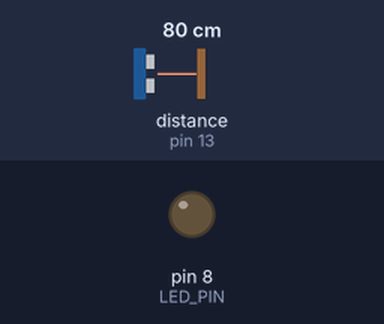
Bench run of a sketch on a simulated Arduino Uno, built with avr-gcc and run on an emulated ATmega328P. Parts: output pins drawn as LEDs (lit = HIGH). Wiring (inferred from the names in the program): ultrasonic range finder: trigger pin 12; echo pin 13. The test bench sets the inputs (shaded band); at power-on: distance to the obstacle (sensor on pin 13) 80 cm. The echo pulse lasts 58.3 µs per cm; pins used as bus, display or sensor lines are not drawn.

Above: at 1.8 s.
1.9 s: distance to the obstacle (sensor on pin 13) set to 2 cm
At 2.3 s:
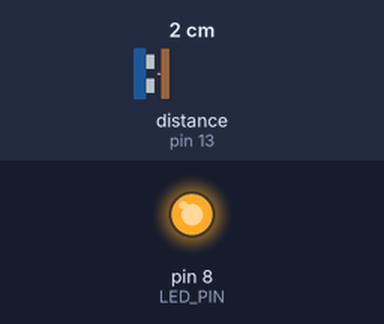
5.5 s: distance to the obstacle (sensor on pin 13) set to 9 cm
7.5 s: distance to the obstacle (sensor on pin 13) set to 12 cm
At 8.5 s:
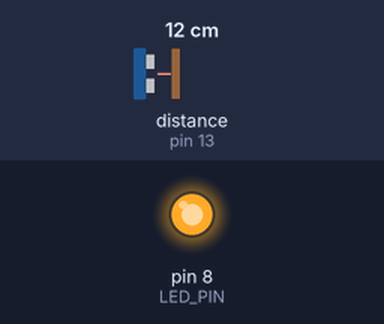
Timing chart, 0 to 10.5 s (numbered marks = the images above; inputs shaded):
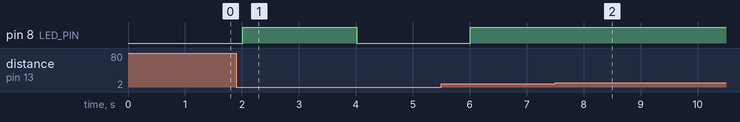

The sketch:

M1_T1P.ino
```cpp
// Define the pins for the ultrasonic sensor
const int TRIGGER_PIN = 12;
const int ECHO_PIN = 13;

// Define the pins for the LED and button
const int LED_PIN = 8;
const int BUTTON_PIN = 4;

// Define a variable to store the state of the LED
bool ledOn = false;

// Define a variable to store the last time the button was pressed
unsigned long lastButtonPress = 0;

// Define the minimum time between button presses in milliseconds
const unsigned long debounceDelay = 50;

// Define the maximum distance to detect
const int MAX_DISTANCE = 200;

// Define a function to toggle the LED state
void toggleLed() {
  if (ledOn) {
    digitalWrite(LED_PIN, LOW);
    ledOn = false;
  } else {
    digitalWrite(LED_PIN, HIGH);
    ledOn = true;
  }
}

// Define the interrupt service routine for the button
void buttonPressed() {
  // Check if enough time has passed since the last button press
  if (millis() - lastButtonPress > debounceDelay) {
    toggleLed();
    lastButtonPress = millis();
  }
}

void setup() {
  // Initialize the ultrasonic sensor pins
  pinMode(TRIGGER_PIN, OUTPUT);
  pinMode(ECHO_PIN, INPUT);

  // Initialize the LED and button pins
  pinMode(LED_PIN, OUTPUT);
  pinMode(BUTTON_PIN, INPUT_PULLUP);

  // Attach the interrupt to the button pin
  attachInterrupt(digitalPinToInterrupt(BUTTON_PIN), buttonPressed, FALLING);
}

void loop() {
  // Generate a pulse on the ultrasonic sensor trigger pin
  digitalWrite(TRIGGER_PIN, LOW);
  delayMicroseconds(2);
  digitalWrite(TRIGGER_PIN, HIGH);
  delayMicroseconds(10);
  digitalWrite(TRIGGER_PIN, LOW);

  // Measure the duration of the echo pulse
  int duration = pulseIn(ECHO_PIN, HIGH, MAX_DISTANCE * 58);

  // Calculate the distance in centimeters
  int distance = duration / 58;

  // Print the distance on the serial monitor
  Serial.print("Distance: ");
  Serial.print(distance);
  Serial.println(" cm");

  // Check if the distance is less than 10cm
  if (distance < 10)
  {
    toggleLed();
    delay(1000); // Wait for 1 second before toggling the LED again
  }

  // Wait for 1 second before measuring again
  delay(1000);
}
```

Measured:
- after the input at 1.9 s, pin 8 (LED_PIN): LOW → HIGH after 0.11 s, → LOW 2.0 s later
- after the input at 7.5 s, pin 8 (LED_PIN): stops changing and stays HIGH
